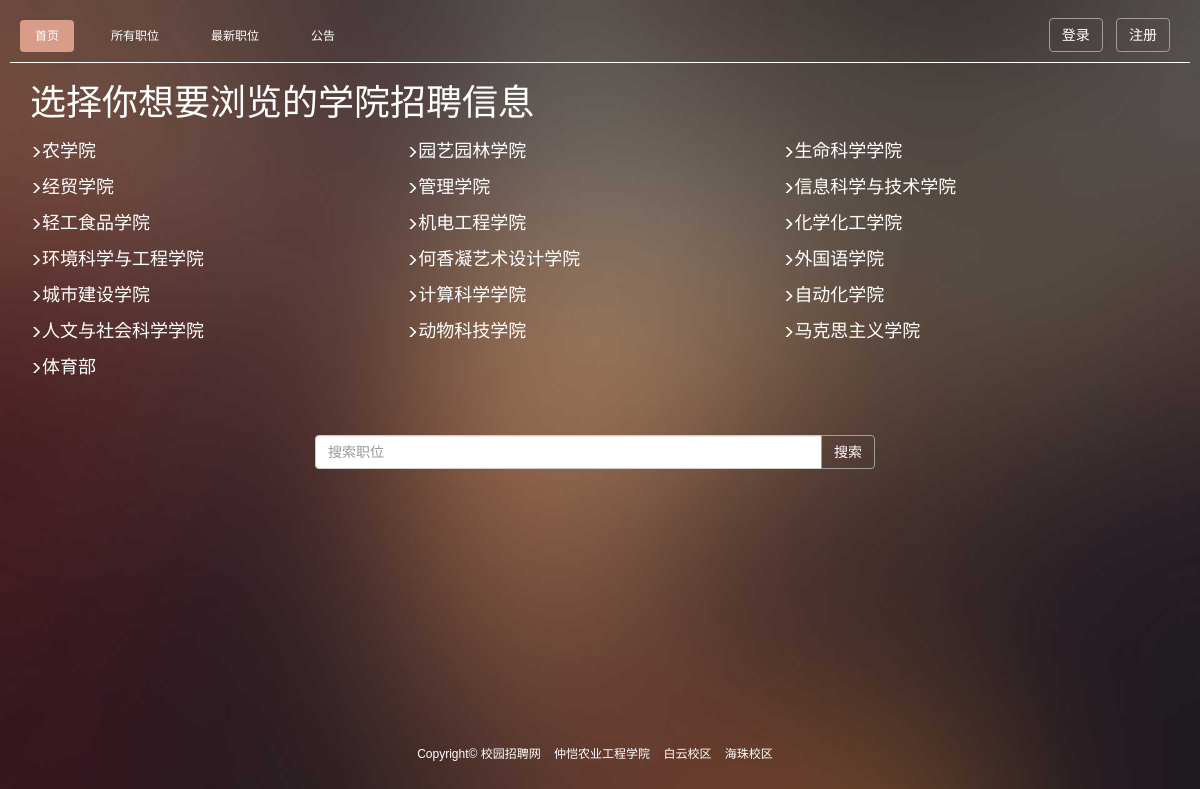
The page / on the database its author committed.
### tables this page shows
CREATE TABLE `college` (
  `collegeId` int(11) NOT NULL AUTO_INCREMENT COMMENT '学院代号',
  `collegeName` varchar(255) NOT NULL COMMENT '学院名称',
  PRIMARY KEY (`collegeId`)
);

### project/p_loginCheck.php (called while the page is built, shortened)
<?php
	if(!isset($_SESSION['email']) || $_SESSION['email'] == ''){
		$welshow02 = 'block';
	}
?>

### project/p_collegeName.php (called while the page is built)
<?php
	include("connectdb.php");
	$sqlCollege = "select * from college";
	if($stmt1 = $con->prepare($sqlCollege)){
		$stmt1->execute();
		$stmt1->store_result();
		$stmt1->bind_result($collegeId,$collegeName);
	}
?>

### project/p_majorName.php (the view, shortened to what this page needs)
<?php
    include("p_collegeName.php");
    for($i = 1; $i <= $stmt1->fetch(); $i++){
        echo '<li title="nav'.$i.'">';
        echo '<span class="glyphicon glyphicon glyphicon-menu-right" aria-hidden="true"></span>';
        echo '<a href="##">'.$collegeName.'</a>';
        echo '<nav class="second_nav" id="nav'.$i.'">';
        echo '</nav></li>';
    }
?>

### index.php (shortened to what this page needs)
<?php
    include("project/p_loginCheck.php");
?>
<!DOCTYPE html>
<html>
<head>
    <link rel="stylesheet" type="text/css" href="bootstrap-3.3.5-dist/css/bootstrap.css">
    <link rel="stylesheet" type="text/css" href="css/default.css">
    <link rel="stylesheet" type="text/css" href="css/index.css">
</head>
<body class="fullScreen">
    <header class="header">
        <ul class="nav nav-pills">
            <li role="presentation" class="active"><a href="index.php">首页</a></li>
            <li role="presentation"><a href="job.php">所有职位</a></li>
            <li role="presentation"><a href="newjob.php">最新职位</a></li>
            <li role="presentation"><a href="notice.php">公告</a></li>
        </ul>
        <div class="hrefLink" style="display:<?php echo $welshow02; ?>" >
            <a class="btn btn-info" href="login.php" role="button">登录</a>
            <a class="btn btn-info" href="register.php" role="button">注册</a>
        </div>
    </header>
    <section class="container">
        <section class="main">
            <h1>选择你想要浏览的学院招聘信息</h1>
            <nav class="menu">
                <?php
                    include("project/p_majorName.php");
                ?>
            </nav>
        </section>
        <section class="search">
            <form class="form-horizontal" action="search.php" method="get">
            <div class="inputSearch">
                <div class="input-group">
                    <input type="text" class="form-control" name='searchJob' placeholder="搜索职位">
                    <span class="input-group-btn">
                        <button class="btn btn-default" type="submit">搜索</button>
                    </span>
                </div>
            </div>
            </form>
        </section>
    </section>
    <footer>
        <ul class="copyright">
            <li>Copyright© 校园招聘网</li>
            <li>仲恺农业工程学院</li>
            <li>白云校区</li>
            <li>海珠校区</li>
        </ul>
    </footer>
</body>
</html>

### css/default.css (style rules this page uses)
html, body, div, span, applet, object, iframe, h1, h2, h3, h4, h5, h6, p, blockquote, pre, a, abbr, acronym, address, big, cite, code, del, dfn, em, img, ins, kbd, q, s, samp, small, strike, strong, sub, sup, tt, var, b, u, i, center, dl, dt, dd, ol, ul, li, fieldset, form, label, legend, table, caption, tbody, tfoot, thead, tr, th, td, article, aside, canvas, details, embed, figure, figcaption, footer, header, hgroup, menu, nav, output, ruby, section, summary, time, mark, audio, video { margin: 0; padding: 0; border: 0; vertical-align: baseline; }
article, aside, details, figcaption, figure, footer, header, hgroup, menu, nav, section { display: block; }
body { line-height: 1; overflow-x: hidden; -webkit-overflow-scrolling:touch; }
html,body { font-family: "Helvetica","Microsoft YaHei"; color: #fff; font-size: 12px; }
ul li { list-style: none; }
a { color: #fff; }
body { position: relative; padding: 10px;background:url("../images/mainBg.jpg") no-repeat; height: 100%; background-size:100% 100%; }
.fullScreen { min-height: 100vh; }
.header { padding: 10px; border-bottom: 1px solid #fff; margin-bottom: 10px; position: relative; }
.header ul li { margin-right: 20px; }
.header ul li.active { border-bottom: none; }
.header ul li.active>a { background: #d79d89; }
.hrefLink { position: absolute; right: 10px; bottom: 10px; }
.main { margin: 0 auto; }
h1 { margin:10px 0; }
footer { height: 100px; }
.copyright { position: absolute; bottom: 5%; width: 80%; left: 10%; text-align: center; }
.copyright li { display: inline-block; padding-right: 10px; }
.btn { background: transparent; margin-right: 10px; border-color: #9E9E9E; color: #fff; }

### css/index.css (style rules this page uses)
.main { position:relative; color: #fff; margin: 0 auto; }
.menu>li { display: inline-block; position: relative; width: 33%; vertical-align: top; text-align: left; }
.menu>li>a { color: #fff; font-size: 1.5rem; line-height: 2; }
.search .inputSearch { width: 50%; margin: 50px auto; }

### rows shown on the page
college: collegeName "农学院"
college: collegeName "园艺园林学院"
college: collegeName "生命科学学院"
college: collegeName "经贸学院"
college: collegeName "管理学院"
college: collegeName "信息科学与技术学院"
college: collegeName "轻工食品学院"
college: collegeName "机电工程学院"
college: collegeName "化学化工学院"
college: collegeName "环境科学与工程学院"
college: collegeName "何香凝艺术设计学院"
college: collegeName "外国语学院"
college: collegeName "城市建设学院"
college: collegeName "计算科学学院"
college: collegeName "自动化学院"
college: collegeName "人文与社会科学学院"
college: collegeName "动物科技学院"
college: collegeName "马克思主义学院"
college: collegeName "体育部"
